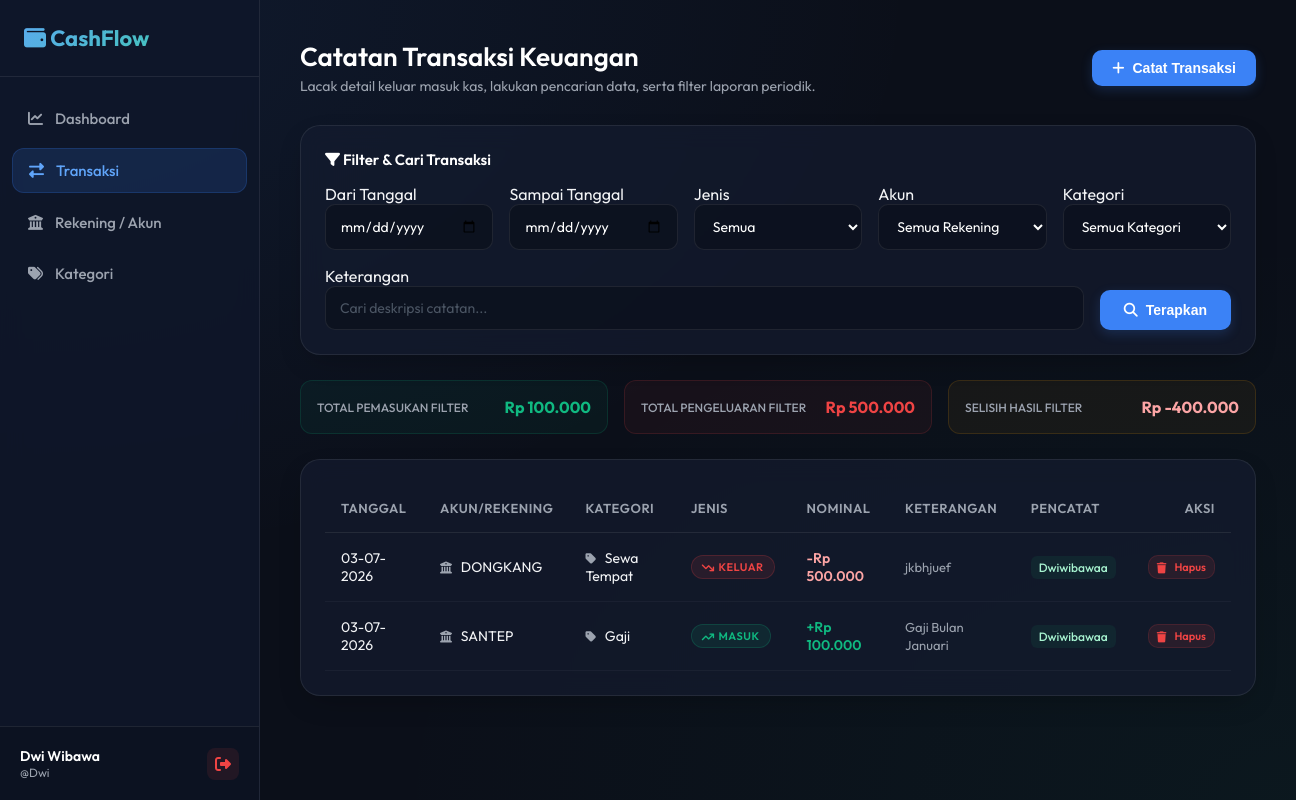
Page /transaksi.php (signed in) on the committed database.
### tables this page shows
CREATE TABLE `transaksi` (
  `id` bigint(20) NOT NULL,
  `tanggal` date NOT NULL,
  `akun_id` bigint(20) NOT NULL,
  `kategori_id` bigint(20) NOT NULL,
  `jenis` enum('masuk','keluar') NOT NULL,
  `nominal` decimal(15,2) NOT NULL,
  `keterangan` text DEFAULT NULL,
  `user_id` bigint(20) NOT NULL,
  `created_at` timestamp NOT NULL DEFAULT current_timestamp()
);

CREATE TABLE `akun` (
  `id` bigint(20) NOT NULL,
  `nama_akun` varchar(100) NOT NULL,
  `saldo_awal` decimal(15,2) NOT NULL DEFAULT 0.00,
  `created_at` timestamp NOT NULL DEFAULT current_timestamp()
);

CREATE TABLE `kategori` (
  `id` bigint(20) NOT NULL,
  `nama_kategori` varchar(100) NOT NULL,
  `jenis` enum('masuk','keluar') NOT NULL
);

CREATE TABLE `user` (
  `id` bigint(20) NOT NULL,
  `nama` varchar(100) NOT NULL,
  `username` varchar(50) NOT NULL,
  `password` varchar(255) NOT NULL,
  `status` tinyint(1) NOT NULL DEFAULT 1,
  `created_at` timestamp NOT NULL DEFAULT current_timestamp(),
  `updated_at` timestamp NOT NULL DEFAULT current_timestamp() ON UPDATE current_timestamp()
);

### config/database.php (called while the page is built, shortened)
<?php
function formatRupiah($angka) {
    return 'Rp ' . number_format($angka, 0, ',', '.');
}

### transaksi.php (the view, shortened to what this page needs)
<?php
require_once 'includes/header.php';
$db = getDBConnection();
$params = [];
$filter_tgl_mulai = $_GET['tgl_mulai'] ?? '';
$filter_tgl_selesai = $_GET['tgl_selesai'] ?? '';
$filter_search = $_GET['search'] ?? '';
$where_clause = "";
$query = "
    SELECT t.id, t.tanggal, t.jenis, t.nominal, t.keterangan,
           a.nama_akun, k.nama_kategori, u.nama as nama_user
    FROM transaksi t
    JOIN akun a ON t.akun_id = a.id
    JOIN kategori k ON t.kategori_id = k.id
    JOIN user u ON t.user_id = u.id
    $where_clause
    ORDER BY t.tanggal DESC, t.id DESC
";
$stmt = $db->prepare($query);
$stmt->execute($params);
$transactions = $stmt->fetchAll();
$subset_masuk = 0;
$subset_keluar = 0;
foreach ($transactions as $t) {
    if ($t['jenis'] === 'masuk') {
        $subset_masuk += (float)$t['nominal'];
    } else {
        $subset_keluar += (float)$t['nominal'];
    }
}
$subset_selisih = $subset_masuk - $subset_keluar;
?>
<div class="page-header">
    <div>
        <h2>Catatan Transaksi Keuangan</h2>
        <p>Lacak detail keluar masuk kas, lakukan pencarian data, serta filter laporan periodik.</p>
    </div>
    <div>
        <button class="btn btn-primary" onclick="openModal('addTransaksiModal')">
            <i class="fa-solid fa-plus"></i> Catat Transaksi
        </button>
    </div>
</div>
<div class="card filter-card">
    <div class="section-title filter-title">
        <span><i class="fa-solid fa-filter"></i> Filter & Cari Transaksi</span>
    </div>
    <form method="GET" action="">
        <div class="filter-row">
            <div class="filter-group">
                <label for="tgl_mulai">Dari Tanggal</label>
                <input type="date" id="tgl_mulai" name="tgl_mulai" class="form-control" value="<?= htmlspecialchars($filter_tgl_mulai) ?>">
            </div>
            <div class="filter-group">
                <label for="tgl_selesai">Sampai Tanggal</label>
                <input type="date" id="tgl_selesai" name="tgl_selesai" class="form-control" value="<?= htmlspecialchars($filter_tgl_selesai) ?>">
            </div>
            <div class="filter-group">
                <label for="filter_jenis">Jenis</label>
                <select id="filter_jenis" name="jenis" class="form-control">
                    <option value="">Semua</option>
                </select>
            </div>
            <div class="filter-group">
                <label for="filter_akun">Akun</label>
                <select id="filter_akun" name="akun_id" class="form-control">
                    <option value="">Semua Rekening</option>
                </select>
            </div>
            <div class="filter-group">
                <label for="filter_kategori">Kategori</label>
                <select id="filter_kategori" name="kategori_id" class="form-control">
                    <option value="">Semua Kategori</option>
                </select>
            </div>
            <div class="filter-group filter-search-group">
                <label for="search">Keterangan</label>
                <input type="text" id="search" name="search" class="form-control" placeholder="Cari deskripsi catatan..." value="<?= htmlspecialchars($filter_search) ?>">
            </div>
            <div>
                <button type="submit" class="btn btn-primary btn-filter-submit">
                    <i class="fa-solid fa-magnifying-glass"></i> Terapkan
                </button>
            </div>
        </div>
    </form>
</div>
<div class="filter-strip">
    <div class="filter-strip-card masuk">
        <span class="filter-strip-label">Total Pemasukan Filter</span>
        <span class="filter-strip-value text-success"><?= formatRupiah($subset_masuk) ?></span>
    </div>
    <div class="filter-strip-card keluar">
        <span class="filter-strip-label">Total Pengeluaran Filter</span>
        <span class="filter-strip-value text-danger"><?= formatRupiah($subset_keluar) ?></span>
    </div>
    <div class="filter-strip-card selisih">
        <span class="filter-strip-label">Selisih Hasil Filter</span>
        <span class="filter-strip-value <?= $subset_selisih >= 0 ? 'text-success' : 'text-danger-light' ?>"><?= ($subset_selisih >= 0 ? '+' : '') . formatRupiah($subset_selisih) ?></span>
    </div>
</div>
<div class="card">
    <div class="table-responsive">
        <table class="table">
            <thead>
                <tr>
                    <th>Tanggal</th>
                    <th>Akun/Rekening</th>
                    <th>Kategori</th>
                    <th>Jenis</th>
                    <th>Nominal</th>
                    <th>Keterangan</th>
                    <th>Pencatat</th>
                    <th class="text-right">Aksi</th>
                </tr>
            </thead>
            <tbody>
                <?php foreach ($transactions as $trans): ?>
                    <tr>
                        <td><?= date('d-m-Y', strtotime($trans['tanggal'])) ?></td>
                        <td>
                            <i class="fa-solid fa-university text-muted icon-spaced"></i>
                            <?= htmlspecialchars($trans['nama_akun']) ?>
                        </td>
                        <td>
                            <i class="fa-solid fa-tag text-muted icon-spaced"></i>
                            <?= htmlspecialchars($trans['nama_kategori']) ?>
                        </td>
                        <td>
                            <?php if ($trans['jenis'] === 'masuk'): ?>
                                <span class="badge badge-success"><i class="fa-solid fa-arrow-trend-up icon-badge"></i> Masuk</span>
                            <?php else: ?>
                                <span class="badge badge-danger"><i class="fa-solid fa-arrow-trend-down icon-badge"></i> Keluar</span>
                            <?php endif; ?>
                        </td>
                        <td class="font-semibold <?= $trans['jenis'] === 'masuk' ? 'text-success' : 'text-danger-light' ?>">
                            <?= ($trans['jenis'] === 'masuk' ? '+' : '-') . formatRupiah($trans['nominal']) ?>
                        </td>
                        <td><span class="transaction-desc"><?= htmlspecialchars($trans['keterangan'] ?: '-') ?></span></td>
                        <td>
                            <span class="transaction-user-badge">
                                <?= htmlspecialchars($trans['nama_user']) ?>
                            </span>
                        </td>
                        <td class="text-right">
                            <a href="transaksi_aksi.php?delete=<?= $trans['id']; ?>"
                               class="btn btn-danger btn-secondary-xs"
                               onclick="return confirm('Apakah Anda yakin ingin menghapus catatan transaksi ini?')">
                                <i class="fa-solid fa-trash"></i> Hapus
                            </a>
                        </td>
                    </tr>
                <?php endforeach; ?>
            </tbody>
        </table>
    </div>
</div>
<?php
require_once 'includes/footer.php';
?>

### rows in the picture
transaksi: tanggal "03-07-2026", akun.nama_akun "DONGKANG", kategori.nama_kategori "Sewa Tempat", jenis "keluar" (drawn), nominal "Rp 500.000", keterangan "jkbhjuef", user.nama "Dwiwibawaa"
transaksi: tanggal "03-07-2026", akun.nama_akun "SANTEP", kategori.nama_kategori "Gaji", jenis "masuk" (drawn), nominal "Rp 100.000", keterangan "Gaji Bulan Januari", user.nama "Dwiwibawaa"

### other values in the picture
$currentUser['nama'] "Dwi Wibawa"
$currentUser['username'] "Dwi"
formatRupiah($subset_masuk) "Rp 100.000"
formatRupiah($subset_keluar) "Rp 500.000"
formatRupiah($subset_selisih) "Rp -400.000"
